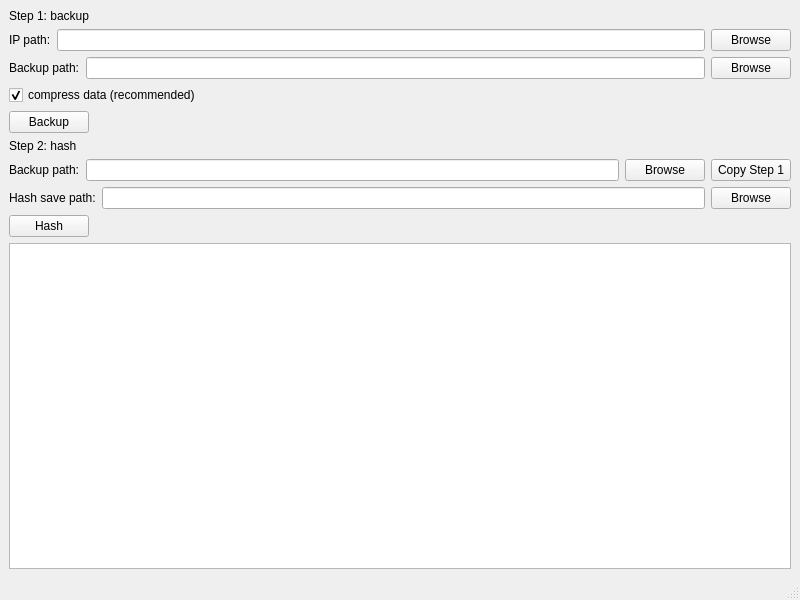
<?xml version="1.0" encoding="UTF-8"?>
<ui version="4.0">
 <class>MainWindow</class>
 <widget class="QMainWindow" name="MainWindow">
  <property name="geometry">
   <rect>
    <x>0</x>
    <y>0</y>
    <width>800</width>
    <height>600</height>
   </rect>
  </property>
  <property name="windowTitle">
   <string>MainWindow</string>
  </property>
  <widget class="QWidget" name="centralwidget">
   <layout class="QGridLayout" name="gridLayout">
    <item row="0" column="1">
     <layout class="QVBoxLayout" name="TopContainer">
      <item>
       <widget class="QLabel" name="Step1Label">
        <property name="text">
         <string>Step 1: backup</string>
        </property>
       </widget>
      </item>
      <item>
       <layout class="QHBoxLayout" name="IPPathContainer">
        <item>
         <widget class="QLabel" name="IPPathlabel">
          <property name="text">
           <string>IP path:</string>
          </property>
         </widget>
        </item>
        <item>
         <widget class="QLineEdit" name="IPPathInput"/>
        </item>
        <item>
         <widget class="QPushButton" name="IPPathButton">
          <property name="text">
           <string>Browse</string>
          </property>
         </widget>
        </item>
       </layout>
      </item>
      <item>
       <layout class="QHBoxLayout" name="IPBackupPathContainer">
        <item>
         <widget class="QLabel" name="IPBackupPathLabel">
          <property name="text">
           <string>Backup path:</string>
          </property>
         </widget>
        </item>
        <item>
         <widget class="QLineEdit" name="IPBackupPathInput"/>
        </item>
        <item>
         <widget class="QPushButton" name="IPBackupPathButton">
          <property name="text">
           <string>Browse</string>
          </property>
         </widget>
        </item>
       </layout>
      </item>
      <item>
       <widget class="QCheckBox" name="compressCheck">
        <property name="text">
         <string>compress data (recommended)</string>
        </property>
        <property name="checked">
         <bool>true</bool>
        </property>
       </widget>
      </item>
      <item>
       <layout class="QHBoxLayout" name="BackupContainer">
        <item>
         <widget class="QPushButton" name="BackupButton">
          <property name="text">
           <string>Backup</string>
          </property>
         </widget>
        </item>
        <item>
         <spacer name="horizontalSpacer">
          <property name="orientation">
           <enum>Qt::Horizontal</enum>
          </property>
          <property name="sizeHint" stdset="0">
           <size>
            <width>40</width>
            <height>20</height>
           </size>
          </property>
         </spacer>
        </item>
       </layout>
      </item>
      <item>
       <widget class="QLabel" name="Step2Label">
        <property name="text">
         <string>Step 2: hash</string>
        </property>
       </widget>
      </item>
      <item>
       <layout class="QHBoxLayout" name="HashBackupPathContainer">
        <item>
         <widget class="QLabel" name="HashBackupPathLabel">
          <property name="text">
           <string>Backup path:</string>
          </property>
         </widget>
        </item>
        <item>
         <widget class="QLineEdit" name="HashBackupPathInput"/>
        </item>
        <item>
         <widget class="QPushButton" name="HashBackupPathButton">
          <property name="text">
           <string>Browse</string>
          </property>
         </widget>
        </item>
        <item>
         <widget class="QPushButton" name="HashBackupPathCopyButton">
          <property name="text">
           <string>Copy Step 1</string>
          </property>
         </widget>
        </item>
       </layout>
      </item>
      <item>
       <layout class="QHBoxLayout" name="HashSavePathContainer">
        <item>
         <widget class="QLabel" name="HashSavePathLabel">
          <property name="text">
           <string>Hash save path:</string>
          </property>
         </widget>
        </item>
        <item>
         <widget class="QLineEdit" name="HashSavePathInput"/>
        </item>
        <item>
         <widget class="QPushButton" name="HashSavePathButton">
          <property name="text">
           <string>Browse</string>
          </property>
         </widget>
        </item>
       </layout>
      </item>
      <item>
       <layout class="QHBoxLayout" name="HashContainer">
        <item>
         <widget class="QPushButton" name="HashButton">
          <property name="text">
           <string>Hash</string>
          </property>
         </widget>
        </item>
        <item>
         <spacer name="horizontalSpacer_2">
          <property name="orientation">
           <enum>Qt::Horizontal</enum>
          </property>
          <property name="sizeHint" stdset="0">
           <size>
            <width>40</width>
            <height>20</height>
           </size>
          </property>
         </spacer>
        </item>
       </layout>
      </item>
      <item>
       <widget class="QPlainTextEdit" name="uiConsole">
        <property name="readOnly">
         <bool>true</bool>
        </property>
       </widget>
      </item>
     </layout>
    </item>
   </layout>
  </widget>
  <widget class="QMenuBar" name="menubar">
   <property name="geometry">
    <rect>
     <x>0</x>
     <y>0</y>
     <width>800</width>
     <height>22</height>
    </rect>
   </property>
  </widget>
  <widget class="QStatusBar" name="statusbar"/>
 </widget>
 <resources/>
 <connections/>
</ui>
